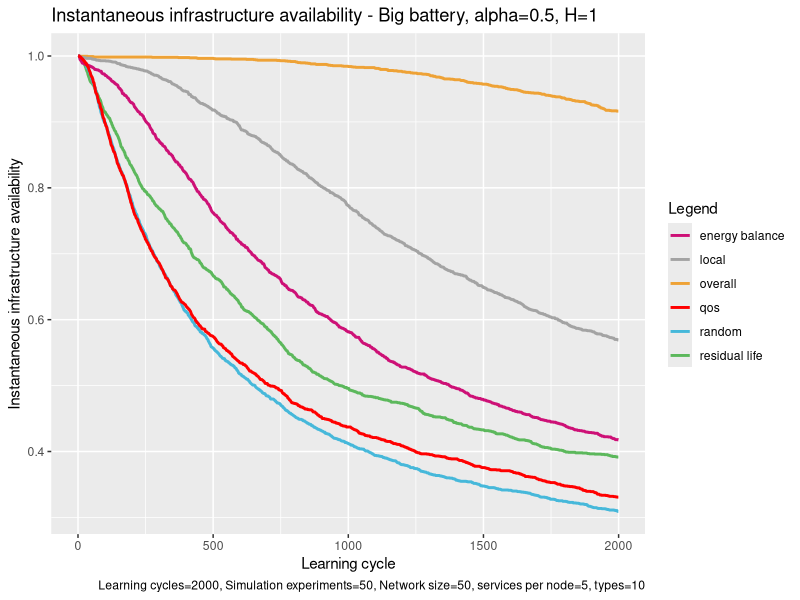

Generate this figure with R:
# execute all lines: ctrl + shift + enter

library(ggplot2)

# set working directory here
setwd(dirname(rstudioapi::getSourceEditorContext()$path))

overall <- read.table("exp_assembly_overall_energy_template.txt", 
                      header = F,
                      sep = " ",
                      col.names= c("overallx", "overally")
)

random <- read.table("exp_assembly_random.txt", 
                     header = F,
                     sep = " ",
                     col.names= c("randomx", "randomy")
)

res <- read.table("exp_assembly_residual_life_template.txt", 
                  header = F,
                  sep = " ",
                  col.names= c("resx","resy")
)

local <- read.table("exp_assembly_local_energy_template.txt", 
                    header = F,
                    sep = " ",
                    col.names= c("locx","locy")
)

learning <- read.table("exp_assembly_energyAware.txt", 
                          header = F,
                          sep = " ",
                          col.names= c("enx","eny")
)

qos <- read.table("exp_assembly_QoS.txt", 
                       header = F,
                       sep = " ",
                       col.names= c("qosx","qosy")
)


overall_x <- overall$overallx
overall_y <- overall$overally

random_y <- random$randomy
res_y <- res$resy
local_y <- local$locy
energyAware_y <- learning$eny
qos_y <- qos$qosy

head(overall)

colors <- c("overall" = "#EEA236", "residual life" = "#5CB85C", "random" = "#46B8DA", "local"="gray64", "energy balance"="deeppink3", "qos"="#FF0000")

ggplot(data=local, aes(x=overall_x, col = group)) + 
  
  geom_line(aes(y = overall_y, color = "overall"), size = 1) +
  geom_line(aes(y = res_y, color = "residual life"), size = 1) +
  geom_line(aes(y = random_y, color = "random"), size = 1) +
  geom_line(aes(y = local_y, color = "local"), size = 1) +
  geom_line(aes(y = energyAware_y, color = "energy balance"), size = 1) +
  geom_line(aes(y = qos_y, color = "qos"), size = 1) +
  
  labs(x = "Learning cycle",
       y = "Instantaneous infrastructure availability",
       color = "Legend",
       title = "Instantaneous infrastructure availability - Big battery, alpha=0.5, H=1", 
       caption = "Learning cycles=2000, Simulation experiments=50, Network size=50, services per node=5, types=10") +
  
  scale_color_manual(values = colors)
